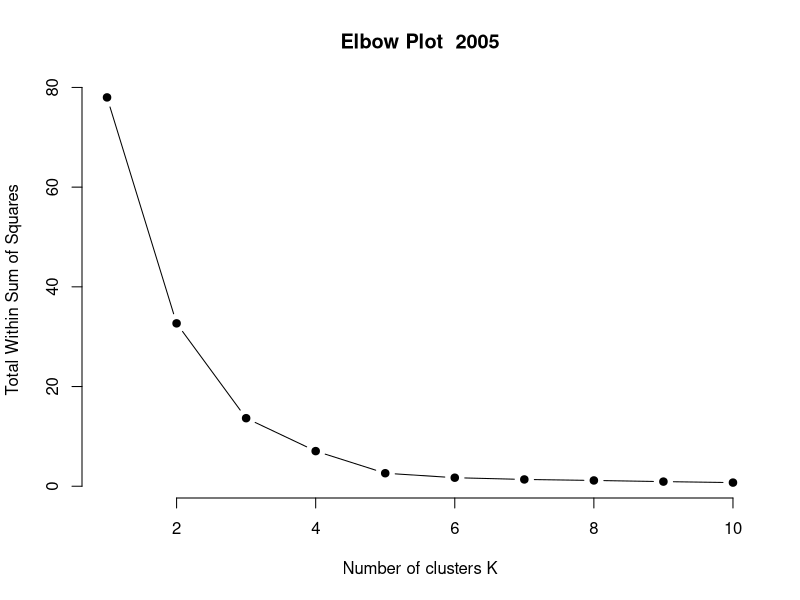
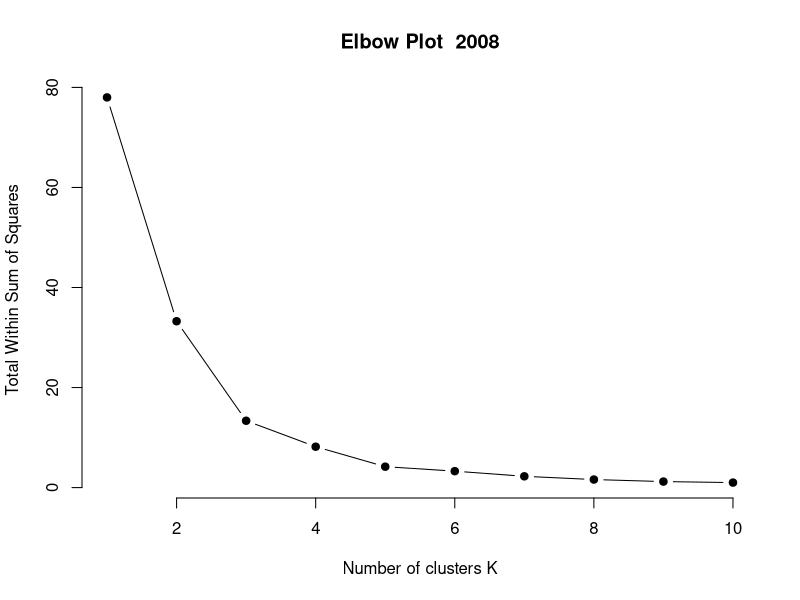
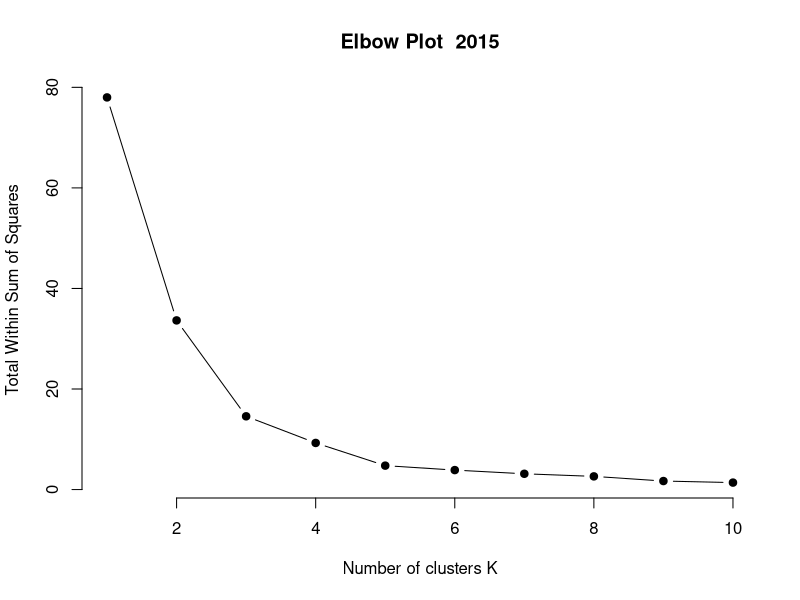
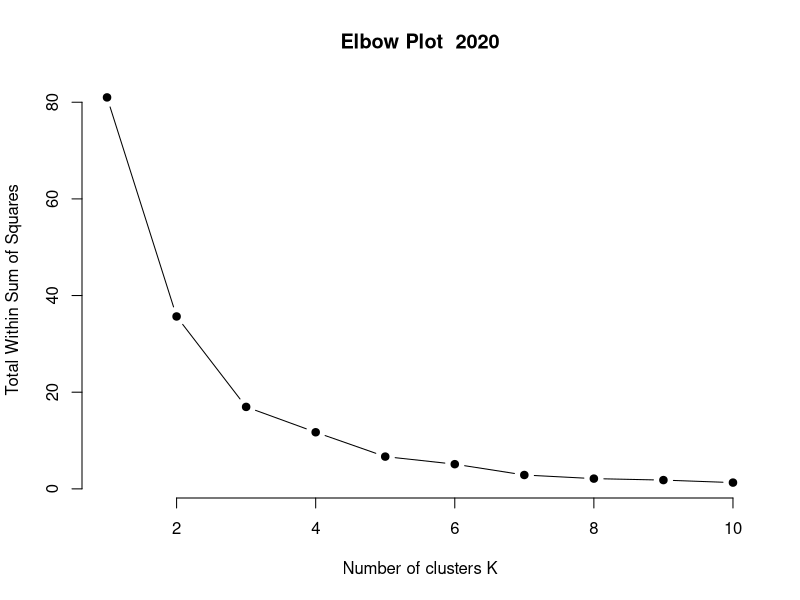

The R source for these figures, in order: (Note: this script raises an error after producing the figures.)
library(dplyr)
library(tidyr)
library(ggplot2)
library(cluster)


calculate_elbow_point <- function(data, year, max_clusters = 10) {
  wss <- numeric(max_clusters)
  
  # Filter for the specific year
  year_data <- data %>% filter(Time == year)
  
  # Aggregate data by Country and Indicator, calculating the mean
  aggregated_data <- year_data %>%
    group_by(Country, Indicator) %>%
    summarize(Value = mean(Value, na.rm = TRUE)) %>%
    spread(Indicator, Value)
  
  # Remove any rows with NA
  aggregated_data <- na.omit(aggregated_data)
  
  # Normalize the data
  scaled_data <- scale(aggregated_data[,-1])
  
  for (k in 1:max_clusters) {
    kmeans_result <- kmeans(scaled_data, centers = k, nstart = 10)
    wss[k] <- kmeans_result$tot.withinss
  }
  
  plot(1:max_clusters, wss, type = "b", pch = 19, frame = FALSE,
       xlab = "Number of clusters K", ylab = "Total Within Sum of Squares",
       main = paste("Elbow Plot ", year))
  
  #Save the plot
  dev.copy(png, file = paste0("Data/Clustering/elbow_plot_",year,".png"))
  dev.off()
}


kmeans_clustering <- function(data, year, k) {
  # Filter for the specific year
  year_data <- data %>% filter(Time == year)
  
  # Aggregate data by Country and Indicator, calculating the mean
  aggregated_data <- year_data %>%
    group_by(Country, Indicator) %>%
    summarize(Value = mean(Value, na.rm = TRUE)) %>%
    spread(Indicator, Value)
  
  # Remove any rows with NA
  aggregated_data <- na.omit(aggregated_data)
  
  # Normalize the data
  scaled_data <- scale(aggregated_data[,-1])
  
  # Apply k-means clustering with the Elbow Method
  set.seed(42)
  kmeans_result <- kmeans(scaled_data, centers = k)
  
  # Calculate the between/total ratio
  between_total_ratio <- calculate_between_total_ratio(kmeans_result, scaled_data)
  
  # Add the clusters to the aggregated data
  aggregated_data$Cluster <- as.factor(kmeans_result$cluster)
  
  # Add a column for the year
  aggregated_data$Year <- year
  
  # Add a column for the between/total ratio
  aggregated_data$BetweenTotalRatio <- between_total_ratio
  
  return(aggregated_data)
}


calculate_between_total_ratio <- function(kmeans_result, data) {
  # Calcola il centroide globale
  global_mean <- colMeans(data)
  
  # Calcola la somma delle distanze quadre totali (total sum of squares)
  total_ss <- sum(rowSums((data - global_mean)^2))
  
  # Calcola la somma delle distanze quadre tra i cluster (between sum of squares)
  cluster_means <- kmeans_result$centers
  sizes <- kmeans_result$size
  between_ss <- sum(sizes * rowSums((cluster_means - global_mean)^2))
  
  # Calcola il rapporto between/total
  ratio <- between_ss / total_ss
  return(ratio)
}


##################################### MAIN #####################################

# Load dataset
dataset <- read.csv("Data/final_dataset.csv")

# Define years of interest
years_of_interest <- c(2005, 2008, 2015, 2020)

#Define indicator of interest
indicators_of_interest <- c("Level of consumption (at farm gate)", "Level of production", "Producer price (at farm gate)")

# Filter dataset for relevant indicators and years
filtered_dataset <- dataset %>%
  filter(Indicator %in% indicators_of_interest &
           Time %in% years_of_interest)

#Calculate the elbow point for the years_of_interest
lapply(years_of_interest, function(year) calculate_elbow_point(filtered_dataset, year))

# Ask the user to insert the number of clusters for each year
input <- readline(prompt = "Insert the optimal number of clusters for each year (separated by spaces):")
optimal_k <- as.numeric(unlist(strsplit(input, " ")))
print(optimal_k)

# Apply k-means clustering with the Elbow Method for each year of interest
kmeans_cluster_results <- lapply(1:length(years_of_interest), function(i) kmeans_clustering(filtered_dataset, years_of_interest[i], optimal_k[i]))


# Combine the results into a single dataframe
combined_kmeans_results <- bind_rows(kmeans_cluster_results)

# Print the results
print(combined_kmeans_results)
write.csv(combined_kmeans_results, "Data/Clustering/kmeans_results.csv")

# Visualize the movements of countries between clusters over time
ggplot(combined_kmeans_results, aes(x = Year, y = Country, color = Cluster, group = Country)) +
  geom_line(size = 1) +
  geom_point(size = 3) +
  labs(title = "Clusters evolution in years", x = "Year", y = "Country") +
  theme_minimal()

# Save the plot
ggsave("Data/Clustering/kmeans_cluster_movements.png",width = 10 , height = 8)

